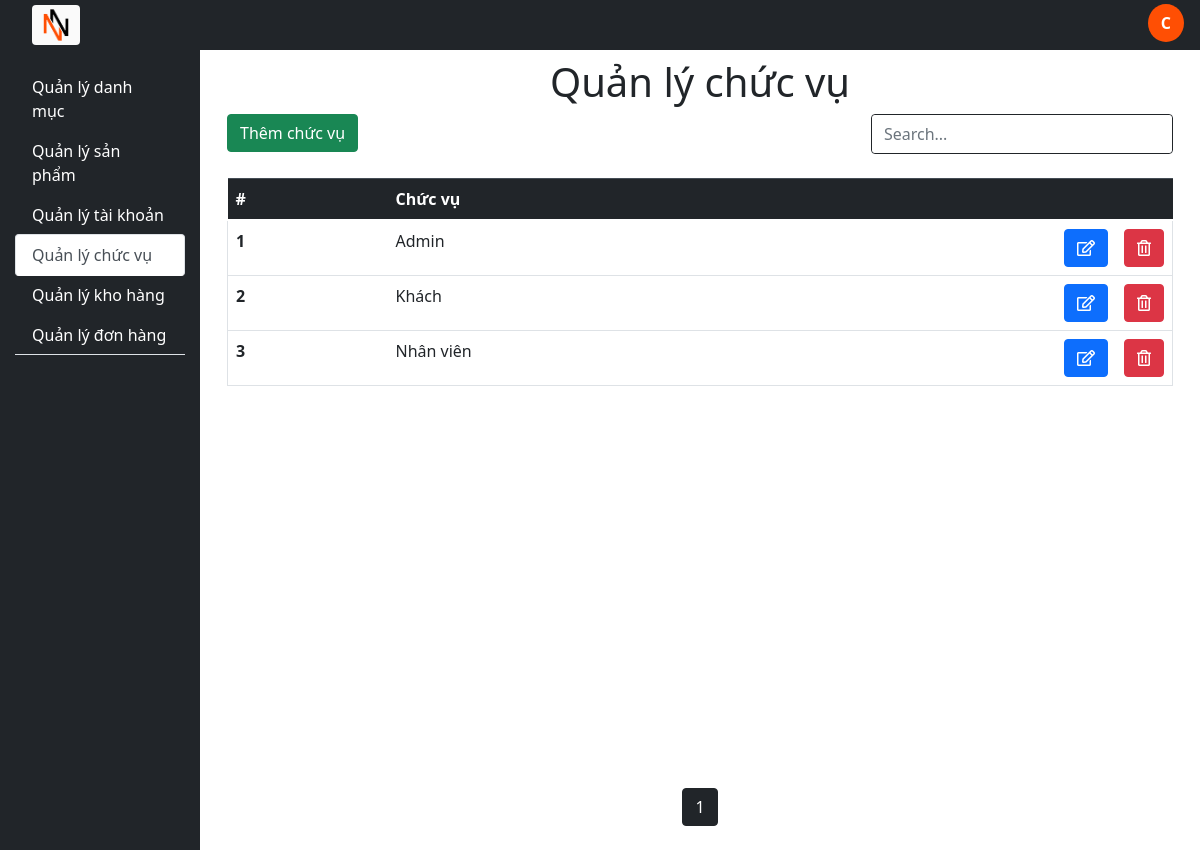
Screenshot of /role (signed in) with the database file from the repository.
### tables this page shows
CREATE TABLE `role` (
  `id_role` int NOT NULL AUTO_INCREMENT,
  `name_role` varchar(50) NOT NULL,
  PRIMARY KEY (`id_role`)
);

### controllers/BaseController.php (called while the page is built, shortened)
<?php
class BaseController
{
    protected function loadView($viewpath, array $data = [])
    {
        return require(self::VIEW_FOLDER_NAME . '/' . str_replace('.', '/', $viewpath) . '.php');
    }
    protected function removeSpecialCharacter($str)
    {
        $str = str_replace('\\', '\\\\', $str);
        $str = str_replace('\'', '\\\'', $str);
        return $str;
    }
    protected function getGet($key)
    {
        $value = '';
        return $this->removeSpecialCharacter($value);
    }
}

### index.php (called while the page is built, shortened)
<?php
require_once("./core/Database.php");
require_once("./models/BaseModel.php");
require_once("./controllers/BaseController.php");
$actionName = $_REQUEST['action'] ?? 'index';
$controllerObject = new $controllerName;
$controllerObject->$actionName();

### core/Database.php (called while the page is built, shortened)
<?php
class Database
{
	public function connect(){
		$connect = mysqli_connect(self::HOST, self::USER, self::PASSWORD, self::DATABASE);
		mysqli_set_charset($connect, "utf8");
		if(mysqli_connect_errno() === 0){
			return $connect;
		}
		return false;
	}
}

### models/BaseModel.php (called while the page is built, shortened)
<?php
class BaseModel extends Database
{
    protected $connect;
    public function __construct()
    {
        $this->connect = $this->connect();
    }
    public function select($table, $select = ['*'], $orderBys = [])
    {
        $columns = implode(',', $select);
        $orderByString = implode(' ', $orderBys);
        if ($orderByString) {
            $sql = "SELECT ${columns} FROM ${table} ORDER BY ${orderByString}";
        } else {
            $sql = "SELECT ${columns} FROM ${table}";
        }
        $query = $this->_query($sql);
        $data = [];
        if ($query != null) {
            while ($row = mysqli_fetch_array($query, 1)) {
                $data[] = $row;
            }
        }
        return $data;
    }
    public function pagination($table, $limit, $page)
    {
        $firstIndex = ($page - 1) * $limit;
        $sql = "SELECT * FROM ${table} where 1 limit ${firstIndex} , ${limit}";
        $query = $this->_query($sql);
        $data = [];
        if ($query != null) {
            while ($row = mysqli_fetch_array($query, 1)) {
                $data[] = $row;
            }
        }
        return $data;
    }
    public function _query($sql)
    {
        return mysqli_query($this->connect, $sql);
    }
}

### models/RoleModel.php (called while the page is built, shortened)
<?php
class RoleModel extends BaseModel
{
    public function selectAllRole($select = ['*'], $orderBys = [])
    {
        return $this->select(self::TABLE, $select, $orderBys);
    }
    public function paging($limit, $page)
    {
        return $this->pagination(self::TABLE, $limit, $page);
    }
}

### views/front/roles/index.php (the view)
<main class="col-10">
	<center class="mt-2"><h1>Quản lý chức vụ</h1></center>
	<section>
		<div class="d-flex mt-2">
			<div class="container-fluid">
				<a href="role&action=add" ><button class="btn btn-success">Thêm chức vụ</button></a>
			</div>
			<div class="container-fluid w-50">
				<div class="d-flex border border-dark rounded">
					<input class="form-control border-0 sm-2 rounded-start" type="search" placeholder="Search..." aria-label="Search" name="s" id="myInput">
				</div>
			</div>
		</div>
		<div class="container-fluid">
			<table class="table table-hover mt-4">
				<thead class="table-dark">
					<tr>
				      <th scope="col" style="width: 10rem">#</th>
				      <th scope="col">Chức vụ</th>
				      <th scope="col" style="width: 3rem"></th>
				      <th scope="col" style="width: 3rem"></th>
				    </tr>
				</thead>
				<tbody id="myTable">
					<?php
					$firstIndex=0;
					foreach ($role as $item){
						echo '<tr class="border-left border-right border-bottom">
								<th scope="col">'.++$firstIndex.'</th>
								<td scope="col">'.$item['name_role'].'</td>
								<th scope="col">
									<a href="role&action=add&id='.$item['id_role'].'">
										<button class="btn btn-primary text-white">
											<i class="far fa-edit"></i>
										</button>
									</a>
								</th>
								<th scope="col">
									<button class="btn btn-danger " onclick="deleteRole('.$item['id_role'].')">
										<i class="far fa-trash-alt"></i>
									</button>
								</th>
							</tr>';
					}
					?>
				</tbody>
			</table>
		</div>
	</section>

### assets/css/styleAdmin.css (style rules this page uses)
a { text-decoration: none !important; }

### rows the page displays
role: name_role "Admin"
role: name_role "Khách"
role: name_role "Nhân viên"

### other values shown
$sessionUser[0] "C"
$title[$i] "danh mục"
$title[$i] "sản phẩm"
$title[$i] "tài khoản"
$title[$i] "chức vụ"
$title[$i] "kho hàng"
$title[$i] "đơn hàng"
